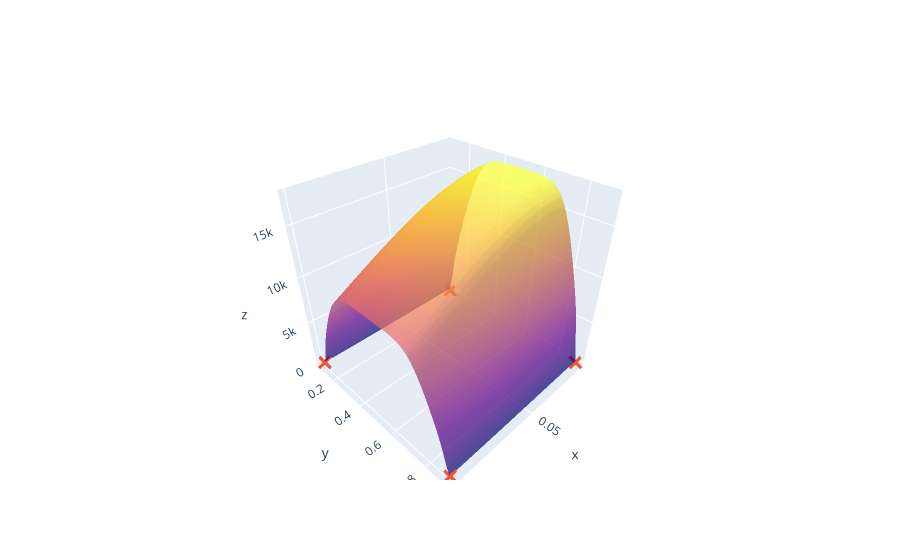

Source (notebook cell):
### Code cell
weighted_variance = acquisition_per_expected_cost(model_variance,cost_model)
plot(X,Y,weighted_variance)

### Figure 1 — Plotly figure (JSON) as saved in the notebook; plotly's stock layout.template omitted (floating-point values rounded to 4 significant figures; data arrays with more than 128 entries replaced by an {"elided": "..."} marker saying what was removed)
{"data": [{"opacity": 0.7, "showscale": false, "type": "surface", "x": {"elided": "50x50 float values"}, "y": {"elided": "50x50 float values"}, "z": {"elided": "50x50 float values"}}, {"marker": {"size": 5, "symbol": "x"}, "mode": "markers", "type": "scatter3d", "x": [0.1, 0.1, 0.01, 0.01], "y": [0.1, 0.9, 0.1, 0.9], "z": [1.595, 1.595, 1.595, 1.595]}], "layout": {}}
